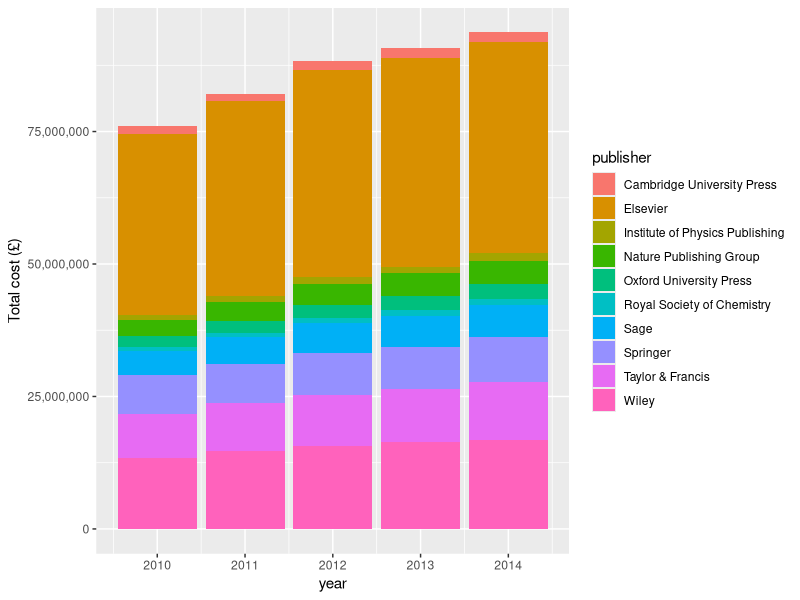

Here is the R script that generated this plot:
## ---- chunk 1
library(data.table)
library(ggplot2)
library(scales)
data <- fread('journal_costs_melted.tab', header = T)
data[year==2014,.(total=sum(cost, na.rm = T)),by=institute][total>0][order(-total)][1:20]
data[year==2014,.(total=sum(cost, na.rm=T)), by=publisher][order(-total)]
p <- ggplot(data[,.(cost=sum(cost, na.rm = T)),by=.(year, publisher)], aes(year, cost, fill=publisher)) +geom_bar(stat = "identity") + scale_y_continuous(labels = comma) +ylab("Total cost (£)")
png('total_year.png', width = 9, height = 7, units = "in", res=100)
p
dev.off()
